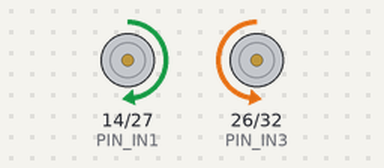
The sketch below on a simulated ESP32. Shown: motor-driver pin pairs drawn as motors (green arrow = first pin HIGH = forward, orange = second pin HIGH = backward, longer = more drive, scaled by the enable pin).

Above: at 2.2 s.
At 10.8 s:
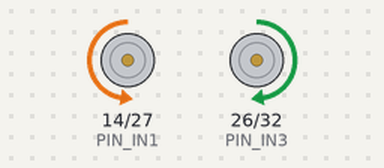
At 14.1 s:
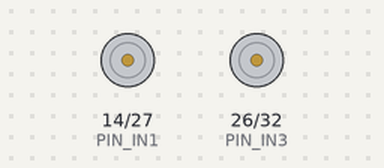
Timing chart, 0 to 19.7 s (numbered marks = the images above):
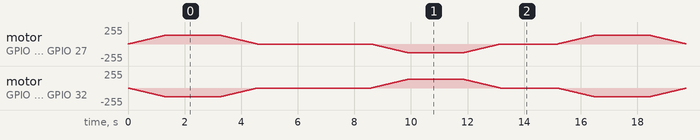

The sketch:

MowBot_2.1.ino
```cpp
/*
 * ESP32-WROMM-DA Mowbot 2.1
 */

#define PIN_IN1  14 // ESP32 pin GIOP14 connected to the IN1 pin L298N
#define PIN_IN2  27 // ESP32 pin GIOP27 connected to the IN2 pin L298N
#define PIN_IN3  26 // ESP32 pin GPIO26 connected to the IN3 pin L298N
#define PIN_IN4  32 // ESP32 pin GPIO25 connected to the IN4 pin L298N
#define PIN_ENA  12 // ESP32 pin GIOP14 connected to the EN1 pin L298N
#define PIN_ENB  33 // ESP32 pin GPIO33 connected to the EN2 pin L298N

// the code in setup function runs only one time when ESP32 starts
void setup() {
  // initialize digital pins as outputs.
  pinMode(PIN_IN1, OUTPUT);
  pinMode(PIN_IN2, OUTPUT);
  pinMode(PIN_IN3, OUTPUT);
  pinMode(PIN_IN4, OUTPUT);
  pinMode(PIN_ENA, OUTPUT);
  pinMode(PIN_ENB, OUTPUT);
}

// the code in loop function is executed repeatedly infinitely
void loop() {
  digitalWrite(PIN_IN1, HIGH); // control the motor's direction in clockwise
  digitalWrite(PIN_IN2, LOW);  // control the motor's direction in clockwise

  digitalWrite(PIN_IN3, LOW); // control the motor's direction in clockwise
  digitalWrite(PIN_IN4, HIGH);  // control the motor's direction in clockwise

  for (int speed = 0; speed <= 128; speed++) {
    analogWrite(PIN_ENA, speed); // speed up
    analogWrite(PIN_ENB, speed); // speed up
    delay(10);
  }

  delay(2000); // rotate at maximum speed 2 seconds in clockwise direction

  for (int speed = 128; speed >= 0; speed--) {
    analogWrite(PIN_ENA, speed); // speed down
    analogWrite(PIN_ENB, speed); // speed down
    delay(10);
  }

  delay(2000); // stop motor 2 second

    // change direction
  digitalWrite(PIN_IN1, LOW);   // control the motor's direction in anti-clockwise
  digitalWrite(PIN_IN2, HIGH);  // control the motor's direction in anti-clockwise

  digitalWrite(PIN_IN3, HIGH);   // control the motor's direction in anti-clockwise
  digitalWrite(PIN_IN4, LOW);  // control the motor's direction in anti-clockwise

  delay(2000); // rotate at maximum speed for 2 seconds in anti-clockwise direction

  for (int speed = 0; speed <= 128; speed++) {
    analogWrite(PIN_ENA, speed); // speed up
    analogWrite(PIN_ENB, speed); // speed up
    delay(10);
  }

  delay(2000); // rotate at maximum speed 2 seconds in clockwise direction

  for (int speed = 128; speed >= 0; speed--) {
    analogWrite(PIN_ENA, speed); // speed down
    analogWrite(PIN_ENB, speed); // speed down
    delay(10);
  }

  delay(2000); // stop motor 2 second
}
```
